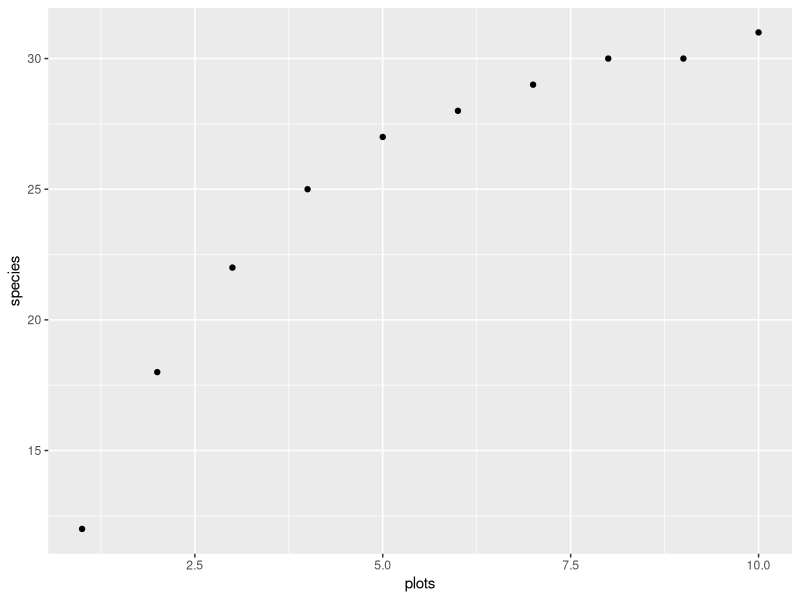
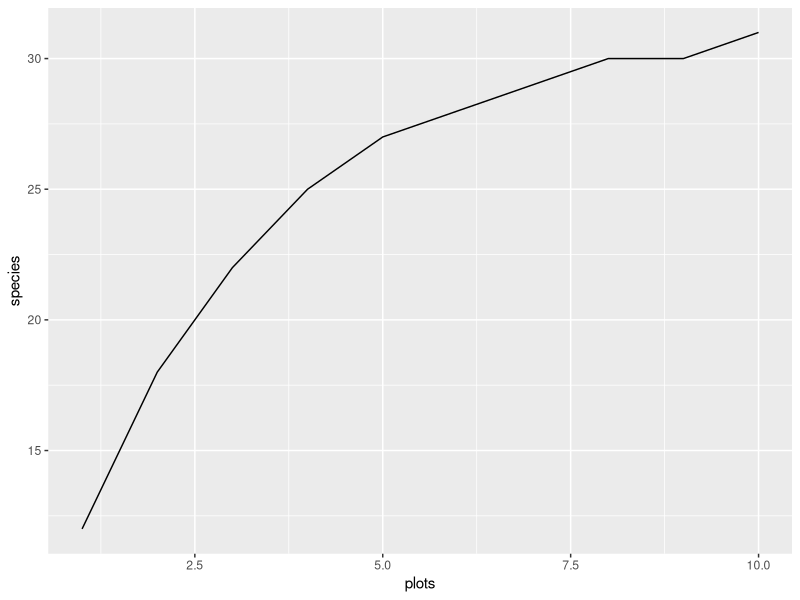
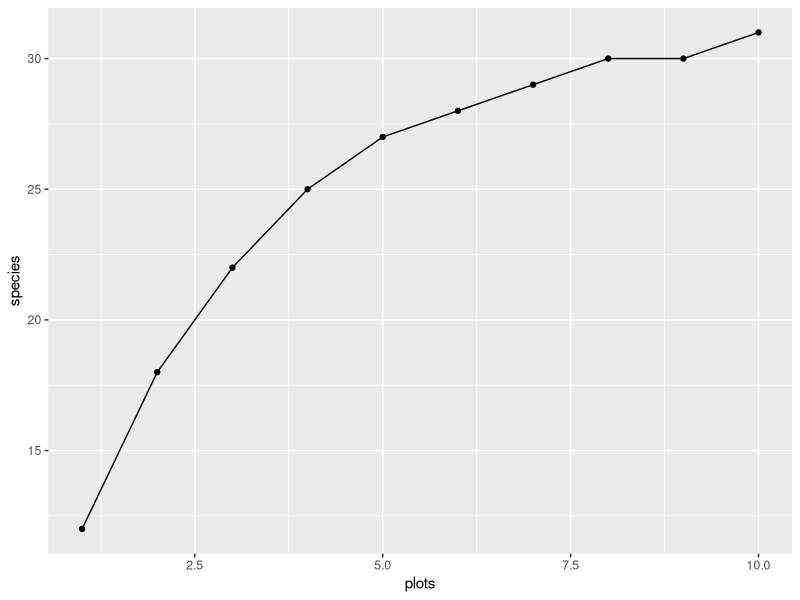
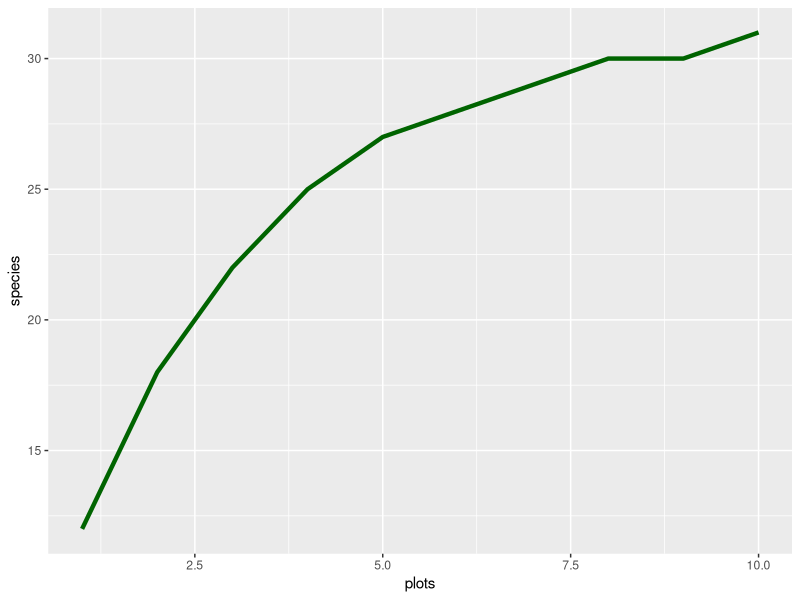
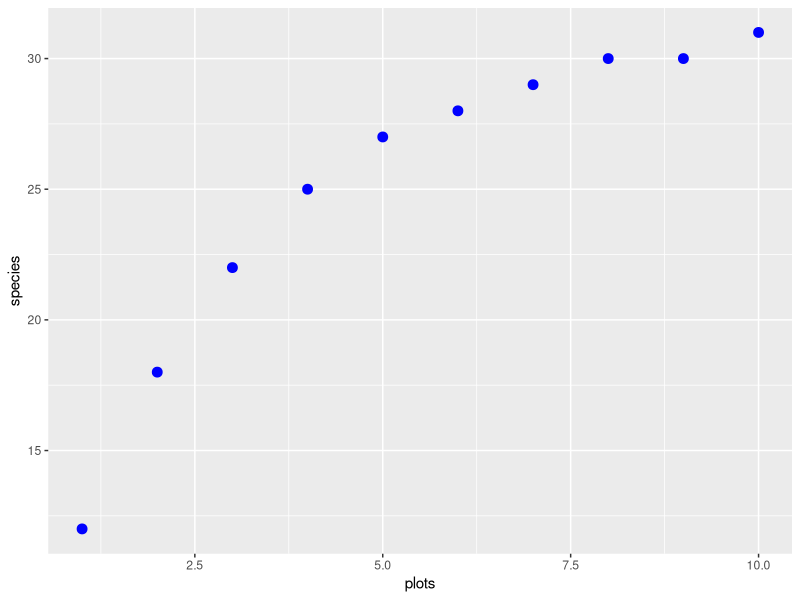
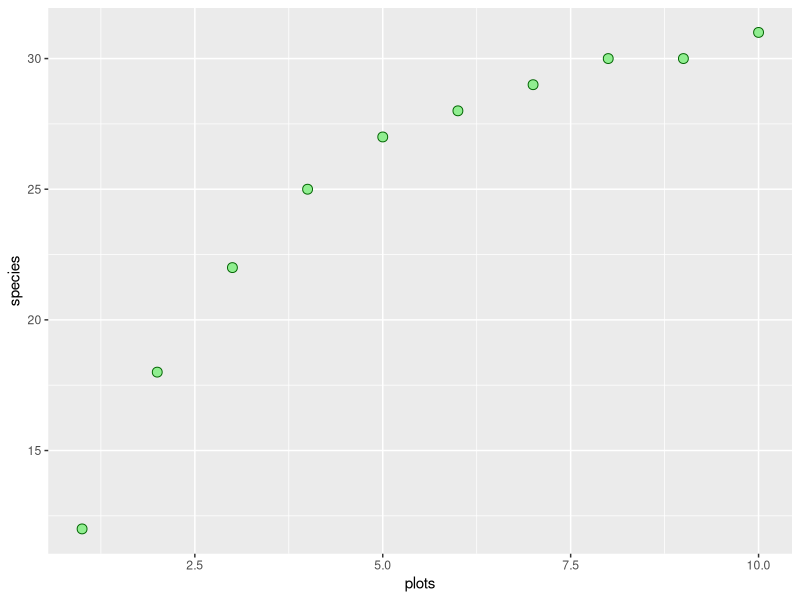
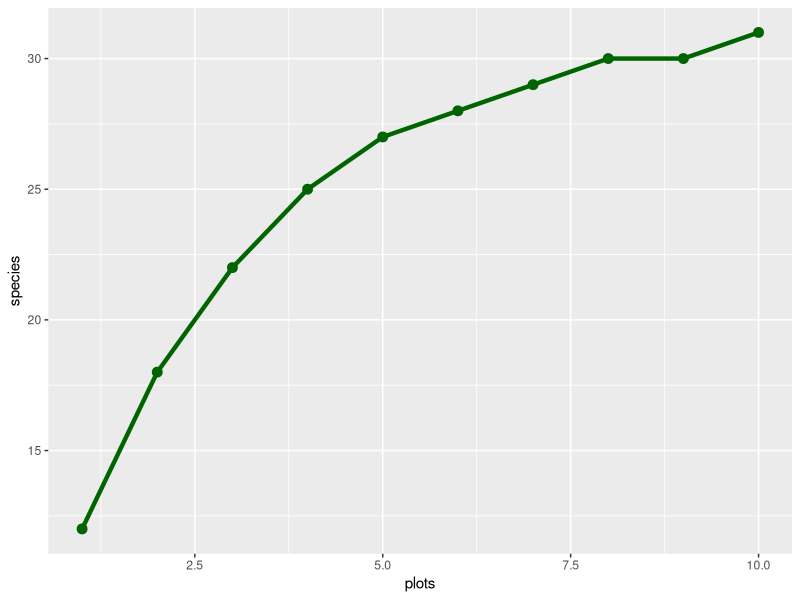
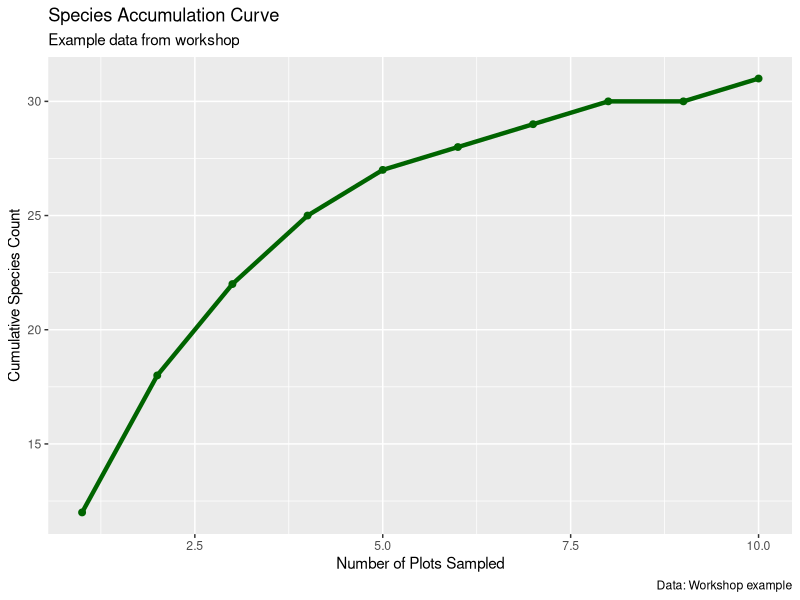

Source code (R) for these figures, in order:
## ---- chunk 1
knitr::opts_chunk$set(echo = TRUE, eval = TRUE, message = FALSE, warning = FALSE)
## ---- chunk 2
answer <- 42
print(answer)

my_age <- 25
print(my_age)

my_height <- 1.75
print(my_height)
## ---- chunk 3
my_name <- "Anna"
print(my_name)

species <- "Quercus robur"
print(species)

description <- "A tall oak tree in the forest"
print(description)
## ---- chunk 4
is_raining <- FALSE

five_greater_three <- 5 > 3
print(five_greater_three)

ten_equals_ten <- 10 == 10
print(ten_equals_ten)

oak_equals_Oak <- "oak" == "Oak"
print(oak_equals_Oak)  # FALSE - R is case-sensitive!
## ---- chunk 5
a <- 10
b <- 3

sum_ab <- a + b
print(sum_ab)

diff_ab <- a - b
print(diff_ab)

prod_ab <- a * b
print(prod_ab)

div_ab <- a / b
print(div_ab)

power_ab <- a ^ b
print(power_ab)

mod_ab <- a %% b
print(mod_ab)
## ---- chunk 6
species_count <- 0
print(species_count)

species_count <- species_count + 5
print(species_count)

species_count <- species_count + 3
print(species_count)

species_count <- species_count - 2
print(species_count)
## ---- chunk 7
name1_valid <- TRUE   # my_variable is valid
name2_valid <- TRUE   # myVariable is valid
name3_valid <- FALSE  # 2nd_species starts with number - invalid
name4_valid <- TRUE   # species.count is valid (dots allowed)
name5_valid <- FALSE  # species-count has hyphen - invalid
name6_valid <- FALSE  # _hidden starts with underscore - invalid
## ---- chunk 8
counts <- c(12, 8, 15, 6, 10)
print(counts)

heights <- c(10.5, 15.2, 8.3, 12.7)
print(heights)

favorites <- c(7, 42, 13, 3, 99)
print(favorites)

one_to_ten <- 1:10
print(one_to_ten)

five_to_fifteen <- 5:15
print(five_to_fifteen)
## ---- chunk 9
trees <- c("Oak", "Beech", "Pine", "Maple", "Birch")
print(trees)

my_plants <- c("Rose", "Tulip", "Daisy", "Lily")
print(my_plants)

german_trees <- c("Eiche", "Buche", "Kiefer", "Ahorn")
print(german_trees)
## ---- chunk 10
species <- c("Oak", "Beech", "Pine", "Maple", "Birch", "Ash", "Elm")

n_species <- length(species)
print(n_species)

values <- c(23, 45, 12, 67, 89, 34)

n_values <- length(values)
print(n_values)

class(species)
class(values)
class(TRUE)
## ---- chunk 11
species <- c("Oak", "Beech", "Pine", "Maple", "Birch")

first_species <- species[1]
print(first_species)

third_species <- species[3]
print(third_species)

last_species <- species[5]
print(last_species)

some_species <- species[c(1, 3)]
print(some_species)

middle_species <- species[2:4]
print(middle_species)

not_first <- species[-1]
print(not_first)
## ---- chunk 12
heights <- c(10, 15, 8, 12, 20)

heights_plus_2 <- heights + 2
print(heights_plus_2)

heights_cm <- heights * 100
print(heights_cm)

total_height <- sum(heights)
print(total_height)

avg_height <- mean(heights)
print(avg_height)

min_height <- min(heights)
print(min_height)

max_height <- max(heights)
print(max_height)

height_range <- range(heights)
print(height_range)
## ---- chunk 13
plot1 <- c("Oak", "Beech", "Pine")
plot2 <- c("Maple", "Birch")
plot3 <- c("Ash", "Elm", "Oak")

all_species <- c(plot1, plot2, plot3)
print(all_species)

n_observations <- length(all_species)
print(n_observations)

counts_morning <- c(3, 5, 2)
counts_afternoon <- c(4, 1, 6)

all_counts <- c(counts_morning, counts_afternoon)
print(all_counts)

total <- sum(all_counts)
print(total)
## ---- chunk 14
# Bug 1: Missing c() - FIXED
species <- c("Oak", "Beech", "Pine")

# Bug 2: Wrong brackets - FIXED (use [] not ())
first <- species[1]

# Bug 3: Missing quotes - FIXED
trees <- c("Oak", "Beech", "Pine")

# Bug 4: Wrong function - FIXED (use length() not size())
n <- length(species)

# Bug 5: Missing comma - FIXED
numbers <- c(1, 2, 3, 4, 5)
## ---- chunk 15
observations <- c("Oak", "Beech", "Oak", "Pine", "Beech", "Oak", "Maple")

n_obs <- length(observations)
print(n_obs)

unique_species <- unique(observations)
print(unique_species)

n_unique <- length(unique(observations))
print(n_unique)
## ---- chunk 16
oak_plots <- c(1, 3, 3, 5, 7, 7, 7, 9, 9)

n_records <- length(oak_plots)
print(n_records)

n_plots <- length(unique(oak_plots))
print(n_plots)

which_plots <- unique(oak_plots)
print(which_plots)
## ---- chunk 17
plot_A <- c("Oak", "Beech", "Pine", "Fern")
plot_B <- c("Beech", "Maple", "Oak", "Moss")
plot_C <- c("Pine", "Birch", "Oak", "Fern")

all_obs <- c(plot_A, plot_B, plot_C)
print(all_obs)

print(paste("Total observations:", length(all_obs)))

all_unique <- unique(all_obs)
print(all_unique)

richness <- length(all_unique)
print(paste("Species richness:", richness))
## ---- chunk 18
plot1 <- c("Oak", "Beech", "Pine")
plot2 <- c("Beech", "Maple", "Oak")
plot3 <- c("Pine", "Birch", "Oak")
plot4 <- c("Ash", "Beech", "Maple")
plot5 <- c("Elm", "Oak", "Pine")

after_1 <- length(unique(plot1))
print(paste("After plot 1:", after_1, "species"))

after_2 <- length(unique(c(plot1, plot2)))
print(paste("After plots 1-2:", after_2, "species"))

after_3 <- length(unique(c(plot1, plot2, plot3)))
print(paste("After plots 1-3:", after_3, "species"))

after_4 <- length(unique(c(plot1, plot2, plot3, plot4)))
print(paste("After plots 1-4:", after_4, "species"))

after_5 <- length(unique(c(plot1, plot2, plot3, plot4, plot5)))
print(paste("After plots 1-5:", after_5, "species"))

accumulation <- c(after_1, after_2, after_3, after_4, after_5)
print("Accumulation curve:")
print(accumulation)
## ---- chunk 19
already_found <- c("Oak", "Beech", "Pine")
new_plot <- c("Beech", "Maple", "Oak", "Birch")

new_species <- setdiff(new_plot, already_found)
print(new_species)

n_new <- length(new_species)
print(paste("New species found:", n_new))

already_found <- c(already_found, new_species)
print(already_found)

next_plot <- c("Oak", "Fern", "Maple", "Moss")
new_again <- setdiff(next_plot, already_found)
print(new_again)
## ---- chunk 20
morning_birds <- c("Robin", "Sparrow", "Blackbird", "Robin", "Tit", "Sparrow")
afternoon_birds <- c("Crow", "Sparrow", "Magpie", "Robin", "Finch")

morning_obs <- length(morning_birds)
print(paste("Morning observations:", morning_obs))

morning_species <- length(unique(morning_birds))
print(paste("Morning species:", morning_species))

afternoon_unique <- unique(afternoon_birds)
morning_unique <- unique(morning_birds)
new_afternoon <- setdiff(afternoon_unique, morning_unique)
print(paste("New in afternoon:", paste(new_afternoon, collapse = ", ")))

all_birds <- c(morning_birds, afternoon_birds)
total_species <- length(unique(all_birds))
print(paste("Total species today:", total_species))
## ---- chunk 21
plants <- data.frame(
  species = c("Quercus robur", "Fagus sylvatica", "Pinus sylvestris",
              "Betula pendula", "Acer pseudoplatanus"),
  common_name = c("Oak", "Beech", "Pine", "Birch", "Maple"),
  height_m = c(25, 30, 20, 18, 22),
  native = c(TRUE, TRUE, TRUE, TRUE, TRUE)
)

print(plants)

animals <- data.frame(
  name = c("Dog", "Cat", "Bird", "Fish"),
  legs = c(4, 4, 2, 0),
  can_fly = c(FALSE, FALSE, TRUE, FALSE)
)
print(animals)
## ---- chunk 22
n_rows <- nrow(plants)
print(paste("Number of rows:", n_rows))

n_cols <- ncol(plants)
print(paste("Number of columns:", n_cols))

dims <- dim(plants)
print(dims)

col_names <- names(plants)
print(col_names)

str(plants)
head(plants)
tail(plants)
summary(plants)
## ---- chunk 23
species_col <- plants$species
print(species_col)

heights <- plants$height_m
print(heights)

mean_height <- mean(plants$height_m)
print(paste("Mean height:", mean_height))

max_height <- max(plants$height_m)
print(paste("Tallest:", max_height, "m"))

native_col <- plants[["native"]]
print(native_col)

common_names <- plants[, "common_name"]
print(common_names)
## ---- chunk 24
first_plant <- plants[1, ]
print(first_plant)

third_plant <- plants[3, ]
print(third_plant)

some_plants <- plants[2:4, ]
print(some_plants)

beech_height <- plants[2, "height_m"]
print(paste("Beech height:", beech_height))

subset_data <- plants[1:3, c("species", "height_m")]
print(subset_data)
## ---- chunk 25
plants$diameter_cm <- c(80, 100, 60, 50, 70)
print(plants)

plants$height_ft <- plants$height_m * 3.281
print(plants)

plants$is_tall <- plants$height_m > 22
print(plants)

plants$size_class <- ifelse(plants$height_m > 24, "large",
                            ifelse(plants$height_m > 20, "medium", "small"))
print(plants)
## ---- chunk 26
df <- data.frame(
  name = c("Alice", "Bob", "Carol"),
  age = c(25, 30, 28),
  city = c("Vienna", "Graz", "Linz")
)

# Bug 1: Wrong symbol - FIXED (use $ not @)
ages <- df$age

# Bug 2: Missing comma - FIXED
first_row <- df[1, ]

# Bug 3: Column name needs quotes - FIXED
names_col <- df[, "name"]

# Bug 4: Row index out of bounds - FIXED (only 3 rows)
# fourth_person <- df[4, ]  # This would be NA
third_person <- df[3, ]

# Bug 5: Wrong function - FIXED (use nrow() not length())
n_people <- nrow(df)
## ---- chunk 27
for (i in 1:5) {
  print(i)
}

for (i in 1:10) {
  print(i)
}

for (i in 1:3) {
  print(paste("This is iteration number", i))
}

for (i in 5:1) {
  print(i)
}
## ---- chunk 28
species <- c("Oak", "Beech", "Pine", "Maple")

for (sp in species) {
  print(paste("Found:", sp))
}

heights <- c(10, 15, 8, 20, 12)

for (h in heights) {
  height_ft <- h * 3.281
  print(paste(h, "meters =", round(height_ft, 1), "feet"))
}

for (i in 1:length(species)) {
  print(paste("Species", i, "is", species[i]))
}
## ---- chunk 29
squares <- c()

for (i in 1:10) {
  squares[i] <- i^2
}
print(squares)

squares <- numeric(10)

for (i in 1:10) {
  squares[i] <- i^2
}
print(squares)

total <- 0
for (i in 1:100) {
  total <- total + i
}
print(paste("Sum of 1 to 100:", total))
## ---- chunk 30
numbers <- c(3, 7, 2, 9, 4, 6, 8, 1, 5)

count_above_5 <- 0
for (n in numbers) {
  if (n > 5) {
    count_above_5 <- count_above_5 + 1
  }
}
print(paste("Numbers above 5:", count_above_5))

for (n in numbers) {
  if (n > 5) {
    print(paste(n, "is HIGH"))
  } else {
    print(paste(n, "is LOW"))
  }
}

high_numbers <- c()
for (n in numbers) {
  if (n > 5) {
    high_numbers <- c(high_numbers, n)
  }
}
print(high_numbers)
## ---- chunk 31
for (i in 1:3) {
  for (j in 1:3) {
    result <- i * j
    print(paste(i, "x", j, "=", result))
  }
}

matrix_result <- matrix(0, nrow = 4, ncol = 4)

for (row in 1:4) {
  for (col in 1:4) {
    matrix_result[row, col] <- row * col
  }
}
print(matrix_result)
## ---- chunk 32
plot_species <- list(
  c("Oak", "Beech", "Pine"),
  c("Beech", "Maple", "Birch", "Pine"),
  c("Oak", "Linden", "Beech"),
  c("Spruce", "Pine", "Oak"),
  c("Maple", "Ash", "Beech", "Elm")
)

found_species <- c()
accumulation <- numeric(5)

for (i in 1:5) {
  current_species <- plot_species[[i]]
  new_species <- setdiff(current_species, found_species)
  found_species <- c(found_species, new_species)
  accumulation[i] <- length(found_species)

  print(paste("Plot", i,
              "- New:", length(new_species),
              "- Total:", accumulation[i]))
}

print("Final accumulation curve:")
print(accumulation)
## ---- chunk 33
x <- 10

x == 10
x == 5

x != 5
x != 10  # FALSE

x > 5    # TRUE
x > 15   # FALSE

x < 15   # TRUE
x < 5    # FALSE

x >= 10  # TRUE
x >= 11  # FALSE

x <= 10  # TRUE
x <= 9   # FALSE
## ---- chunk 34
heights <- c(10, 25, 15, 30, 8, 22, 18)

tall_mask <- heights > 20
print(tall_mask)

tall_heights <- heights[tall_mask]
print(tall_heights)

medium_mask <- heights >= 15 & heights <= 25
medium_heights <- heights[medium_mask]
print(medium_heights)

n_tall <- sum(heights > 20)
print(paste("Tall trees:", n_tall))
## ---- chunk 35
flora <- data.frame(
  species = c("Fagus sylvatica", "Impatiens glandulifera",
              "Quercus robur", "Solidago canadensis",
              "Pinus sylvestris", "Reynoutria japonica"),
  status = c("native", "neo", "native", "neo", "native", "neo"),
  n_plots = c(450, 120, 380, 95, 200, 45),
  cover = c(45, 15, 35, 20, 30, 25)
)

print(flora)

native_only <- flora[flora$status == "native", ]
print(native_only)

alien_only <- flora[flora$status == "neo", ]
print(alien_only)

common <- flora[flora$n_plots > 100, ]
print(common)

rare_aliens <- flora[flora$status == "neo" & flora$n_plots < 100, ]
print(rare_aliens)
## ---- chunk 36
native <- subset(flora, status == "native")
print(native)

common_aliens <- subset(flora, status == "neo" & n_plots > 50)
print(common_aliens)

high_cover <- subset(flora, cover >= 25)
print(high_cover)

names_only <- subset(flora, status == "native", select = c(species, n_plots))
print(names_only)
## ---- chunk 37
n_native <- nrow(flora[flora$status == "native", ])
n_alien <- nrow(flora[flora$status == "neo", ])
print(paste("Native species:", n_native))
print(paste("Alien species:", n_alien))

mean_plots_native <- mean(flora$n_plots[flora$status == "native"])
mean_plots_alien <- mean(flora$n_plots[flora$status == "neo"])
print(paste("Mean plots (native):", mean_plots_native))
print(paste("Mean plots (alien):", mean_plots_alien))

status_counts <- table(flora$status)
print(status_counts)

total_native_plots <- sum(flora$n_plots[flora$status == "native"])
total_alien_plots <- sum(flora$n_plots[flora$status == "neo"])
print(paste("Total plot occurrences - Native:", total_native_plots,
            "Alien:", total_alien_plots))
## ---- chunk 38
native_and_common <- flora$status == "native" & flora$n_plots > 200
flora[native_and_common, ]

rare_or_alien <- flora$n_plots < 100 | flora$status == "neo"
flora[rare_or_alien, ]

complex_filter <- (flora$status == "native" & flora$n_plots > 300) |
                  (flora$status == "neo" & flora$cover > 20)
flora[complex_filter, ]

not_native <- flora[!flora$status == "native", ]
print(not_native)

also_not_native <- flora[flora$status != "native", ]
print(also_not_native)
## ---- chunk 39
point_a <- c(x = 0, y = 0)
point_b <- c(x = 3, y = 4)

x_diff <- point_b["x"] - point_a["x"]
y_diff <- point_b["y"] - point_a["y"]

x_squared <- x_diff^2
y_squared <- y_diff^2

sum_squares <- x_squared + y_squared
distance <- sqrt(sum_squares)

print(paste("Distance:", distance))

distance_oneline <- sqrt((point_b["x"] - point_a["x"])^2 +
                          (point_b["y"] - point_a["y"])^2)
print(distance_oneline)
## ---- chunk 40
current <- c(x = 100, y = 100)

candidates <- data.frame(
  plot_id = c("A", "B", "C", "D"),
  x = c(110, 95, 150, 102),
  y = c(105, 90, 120, 98)
)

candidates$distance <- sqrt(
  (candidates$x - current["x"])^2 +
  (candidates$y - current["y"])^2
)

print(candidates)

nearest_distance <- min(candidates$distance)
print(paste("Nearest distance:", round(nearest_distance, 2)))
## ---- chunk 41
nearest_idx <- which.min(candidates$distance)
print(paste("Nearest is at position:", nearest_idx))

nearest_plot <- candidates$plot_id[nearest_idx]
print(paste("Nearest plot:", nearest_plot))

nearest_row <- candidates[nearest_idx, ]
print(nearest_row)

farthest_idx <- which.max(candidates$distance)
farthest_plot <- candidates$plot_id[farthest_idx]
print(paste("Farthest plot:", farthest_plot))
## ---- chunk 42
calc_distance <- function(x1, y1, x2, y2) {
  sqrt((x2 - x1)^2 + (y2 - y1)^2)
}

d1 <- calc_distance(0, 0, 3, 4)
print(d1)

d2 <- calc_distance(100, 100, 110, 105)
print(round(d2, 2))

for (i in 1:nrow(candidates)) {
  d <- calc_distance(current["x"], current["y"],
                     candidates$x[i], candidates$y[i])
  print(paste("Distance to", candidates$plot_id[i], ":", round(d, 2)))
}
## ---- chunk 43
plots <- data.frame(
  id = 1:6,
  x = c(0, 5, 3, 8, 10, 7),
  y = c(0, 2, 6, 1, 5, 8)
)

visited <- rep(FALSE, 6)
visit_order <- c()

current_idx <- 1

for (step in 1:6) {
  visited[current_idx] <- TRUE
  visit_order <- c(visit_order, plots$id[current_idx])

  print(paste("Step", step, ": Visiting plot", plots$id[current_idx]))

  if (step < 6) {
    distances <- calc_distance(
      plots$x[current_idx], plots$y[current_idx],
      plots$x, plots$y
    )

    distances[visited] <- Inf
    current_idx <- which.min(distances)
  }
}

print("Visit order:")
print(visit_order)
## ---- chunk 44
new_per_plot <- c(5, 3, 2, 1, 1)

cumulative <- cumsum(new_per_plot)
print(cumulative)

daily_finds <- c(10, 5, 3, 2, 2, 1, 1, 0, 1, 0)
daily_cumulative <- cumsum(daily_finds)
print(daily_cumulative)
## ---- chunk 45
new_species <- c(15, 8, 5, 3, 2, 2, 1, 1, 0, 1)

cumulative_manual <- numeric(length(new_species))
running_total <- 0

for (i in 1:length(new_species)) {
  running_total <- running_total + new_species[i]
  cumulative_manual[i] <- running_total
}

print(cumulative_manual)
print(cumsum(new_species))
## ---- chunk 46
new_species <- c(15, 8, 5, 4, 3, 2, 2, 1, 1, 1, 0, 1, 0, 0, 1, 0, 0, 0, 1, 0)
cumulative <- cumsum(new_species)

print("Cumulative curve:")
print(cumulative)

total <- cumulative[length(cumulative)]
print(paste("Total species:", total))

after_5 <- cumulative[5]
print(paste("After 5 plots:", after_5))

after_10 <- cumulative[10]
print(paste("After 10 plots:", after_10))

new_in_last_5 <- sum(new_species[16:20])
print(paste("New in last 5 plots:", new_in_last_5))

plot_at_30 <- which(cumulative >= 30)[1]
print(paste("Reached 30 species at plot:", plot_at_30))

threshold_90 <- total * 0.9
plot_at_90pct <- which(cumulative >= threshold_90)[1]
print(paste("Reached 90% at plot:", plot_at_90pct))
## ---- chunk 47
native_new <- c(20, 12, 8, 6, 5, 4, 3, 2, 2, 1, 1, 1, 0, 1, 0)
alien_new <- c(5, 3, 3, 2, 2, 2, 1, 1, 1, 1, 1, 1, 1, 1, 1)

native_cumul <- cumsum(native_new)
alien_cumul <- cumsum(alien_new)

print("Native accumulation:")
print(native_cumul)

print("Alien accumulation:")
print(alien_cumul)

print(paste("Native total:", max(native_cumul)))
print(paste("Alien total:", max(alien_cumul)))

native_pct_5 <- round(100 * native_cumul[5] / max(native_cumul))
alien_pct_5 <- round(100 * alien_cumul[5] / max(alien_cumul))

print(paste("Native: after 5 plots found", native_pct_5, "% of total"))
print(paste("Alien: after 5 plots found", alien_pct_5, "% of total"))
## ---- chunk 48
double_it <- function(x) {
  result <- x * 2
  return(result)
}

double_it(5)
double_it(100)

triple_it <- function(x) {
  result <- x * 3
  return(result)
}

triple_it(5)
triple_it(7)

add_numbers <- function(a, b) {
  result <- a + b
  return(result)
}

add_numbers(3, 7)
add_numbers(10, 25)
## ---- chunk 49
greet <- function(name, language = "en") {
  if (language == "en") {
    message <- paste("Hello,", name)
  } else if (language == "de") {
    message <- paste("Hallo,", name)
  } else {
    message <- paste("Hi,", name)
  }
  return(message)
}

greet("Anna")
greet("Max", "de")
greet("Pierre", "fr")

calc_percent <- function(part, total, decimals = 1) {
  pct <- (part / total) * 100
  return(round(pct, decimals))
}

calc_percent(25, 100)
calc_percent(1, 3)
calc_percent(1, 3, 0)
calc_percent(1, 3, 3)

found <- 45
total_possible <- 120
richness_pct <- calc_percent(found, total_possible)
print(paste("Found", richness_pct, "% of species"))
## ---- chunk 50
summarize_vector <- function(x) {
  result <- list(
    n = length(x),
    total = sum(x),
    average = mean(x),
    minimum = min(x),
    maximum = max(x)
  )
  return(result)
}

heights <- c(25, 30, 18, 22, 35, 28)
summary_stats <- summarize_vector(heights)

print(summary_stats$n)
print(summary_stats$average)
print(summary_stats$maximum)

summarize_species <- function(species_vector) {
  return(list(
    total_observations = length(species_vector),
    unique_species = length(unique(species_vector)),
    most_common = names(sort(table(species_vector), decreasing = TRUE)[1])
  ))
}

obs <- c("Oak", "Beech", "Oak", "Pine", "Oak", "Beech", "Maple")
species_summary <- summarize_species(obs)

print(species_summary$total_observations)
print(species_summary$unique_species)
print(species_summary$most_common)
## ---- chunk 51
count_unique_species <- function(species_list) {
  all_species <- unlist(species_list)
  unique_count <- length(unique(all_species))
  return(unique_count)
}

test_plots <- list(
  c("A", "B", "C"),
  c("B", "D"),
  c("A", "E", "F")
)

count_unique_species(test_plots)

build_simple_accumulation <- function(plot_species_list) {
  n_plots <- length(plot_species_list)
  accumulation <- numeric(n_plots)
  found <- c()

  for (i in 1:n_plots) {
    current_plot <- plot_species_list[[i]]
    new_species <- setdiff(current_plot, found)
    found <- c(found, new_species)
    accumulation[i] <- length(found)
  }

  return(accumulation)
}

curve <- build_simple_accumulation(test_plots)
print(curve)
## ---- chunk 52
calc_distance <- function(x1, y1, x2, y2) {
  sqrt((x2 - x1)^2 + (y2 - y1)^2)
}

calc_distance(0, 0, 3, 4)
calc_distance(0, 0, 1, 1)
calc_distance(10, 10, 10, 10)

find_nearest <- function(current_x, current_y, all_x, all_y, visited) {
  distances <- calc_distance(current_x, current_y, all_x, all_y)
  distances[visited] <- Inf
  return(which.min(distances))
}

xs <- c(0, 5, 3, 8, 2)
ys <- c(0, 2, 6, 1, 1)
visited <- c(TRUE, FALSE, FALSE, FALSE, FALSE)

find_nearest(0, 0, xs, ys, visited)
## ---- chunk 53
# Bug 1: FIXED - added return statement
square <- function(x) {
  result <- x^2
  return(result)
}

# Bug 2: FIXED - use == not =
is_positive <- function(x) {
  if (x == 0) {
    return(FALSE)
  }
  return(x > 0)
}

# Bug 3: FIXED - use correct argument names
multiply <- function(a, b) {
  return(a * b)
}

# Bug 4: FIXED - added function keyword
add_one <- function(x) {
  return(x + 1)
}

# Bug 5: FIXED - added closing brace
subtract <- function(a, b) {
  result <- a - b
  return(result)
}
## ---- chunk 54
library(ggplot2)

curve_data <- data.frame(
  plots = 1:10,
  species = c(12, 18, 22, 25, 27, 28, 29, 30, 30, 31)
)

ggplot(curve_data, aes(x = plots, y = species)) +
  geom_point()

ggplot(curve_data, aes(x = plots, y = species)) +
  geom_line()

ggplot(curve_data, aes(x = plots, y = species)) +
  geom_line() +
  geom_point()
## ---- chunk 55
ggplot(curve_data, aes(x = plots, y = species)) +
  geom_line(color = "darkgreen", linewidth = 1.5)

ggplot(curve_data, aes(x = plots, y = species)) +
  geom_point(color = "blue", size = 3)

ggplot(curve_data, aes(x = plots, y = species)) +
  geom_point(shape = 21, fill = "lightgreen", color = "darkgreen", size = 3)

ggplot(curve_data, aes(x = plots, y = species)) +
  geom_line(color = "darkgreen", linewidth = 1.5) +
  geom_point(color = "darkgreen", size = 3)
## ---- chunk 56
ggplot(curve_data, aes(x = plots, y = species)) +
  geom_line(color = "darkgreen", linewidth = 1.5) +
  geom_point(color = "darkgreen", size = 2) +
  labs(
    title = "Species Accumulation Curve",
    subtitle = "Example data from workshop",
    x = "Number of Plots Sampled",
    y = "Cumulative Species Count",
    caption = "Data: Workshop example"
  )

ggplot(curve_data, aes(x = plots, y = species)) +
  geom_line(color = "darkgreen", linewidth = 1.5) +
  labs(
    title = "Species Accumulation Curve",
    x = "Number of Plots",
    y = "Cumulative Species"
  ) +
  theme_minimal()
## ---- chunk 57
comparison <- data.frame(
  plots = rep(1:10, 2),
  species = c(
    c(30, 42, 50, 55, 58, 60, 61, 62, 62, 63),
    c(8, 12, 15, 17, 18, 19, 20, 20, 21, 21)
  ),
  status = rep(c("Native", "Alien"), each = 10)
)

ggplot(comparison, aes(x = plots, y = species, color = status)) +
  geom_line(linewidth = 1.2) +
  labs(
    title = "Native vs Alien Accumulation",
    x = "Plots",
    y = "Species"
  )

ggplot(comparison, aes(x = plots, y = species, color = status)) +
  geom_line(linewidth = 1.2) +
  scale_color_manual(values = c("Native" = "darkgreen", "Alien" = "red")) +
  labs(
    title = "Native vs Alien Accumulation",
    x = "Number of Plots",
    y = "Cumulative Species",
    color = "Status"
  ) +
  theme_minimal()

ggplot(comparison, aes(x = plots, y = species, color = status)) +
  geom_line(linewidth = 1.2) +
  scale_color_manual(values = c("Native" = "darkgreen", "Alien" = "red")) +
  theme_minimal() +
  theme(legend.position = "bottom")
## ---- chunk 58
my_plot <- ggplot(curve_data, aes(x = plots, y = species)) +
  geom_line(color = "darkgreen", linewidth = 1.5) +
  geom_point(color = "darkgreen", size = 3) +
  labs(
    title = "Species Accumulation",
    x = "Plots Sampled",
    y = "Cumulative Species"
  ) +
  theme_minimal()

print(my_plot)
## ---- chunk 59
ci_data <- data.frame(
  plots = 1:15,
  mean_species = cumsum(c(20, 8, 5, 4, 3, 2, 2, 1, 1, 1, 1, 0, 1, 0, 1)),
  lower = cumsum(c(18, 6, 4, 3, 2, 1, 1, 0, 0, 0, 0, 0, 0, 0, 0)),
  upper = cumsum(c(22, 10, 6, 5, 4, 3, 3, 2, 2, 2, 2, 1, 2, 1, 2))
)

ggplot(ci_data, aes(x = plots)) +
  geom_ribbon(aes(ymin = lower, ymax = upper),
              fill = "darkgreen", alpha = 0.3) +
  geom_line(aes(y = mean_species), color = "darkgreen", linewidth = 1.2) +
  labs(
    title = "Accumulation Curve with Confidence Interval",
    x = "Plots Sampled",
    y = "Cumulative Species"
  ) +
  theme_minimal()
## ---- chunk 60
native_data <- data.frame(
  plots = 1:15,
  mean = cumsum(c(25, 12, 8, 5, 4, 3, 2, 2, 1, 1, 1, 1, 0, 1, 0)),
  lower = cumsum(c(22, 10, 6, 4, 3, 2, 1, 1, 0, 0, 0, 0, 0, 0, 0)),
  upper = cumsum(c(28, 14, 10, 6, 5, 4, 3, 3, 2, 2, 2, 2, 1, 2, 1)),
  status = "Native"
)

alien_data <- data.frame(
  plots = 1:15,
  mean = cumsum(c(6, 4, 3, 2, 2, 2, 1, 1, 1, 1, 1, 1, 0, 1, 0)),
  lower = cumsum(c(5, 3, 2, 1, 1, 1, 0, 0, 0, 0, 0, 0, 0, 0, 0)),
  upper = cumsum(c(7, 5, 4, 3, 3, 3, 2, 2, 2, 2, 2, 2, 1, 2, 1)),
  status = "Alien"
)

both <- rbind(native_data, alien_data)

ggplot(both, aes(x = plots, fill = status, color = status)) +
  geom_ribbon(aes(ymin = lower, ymax = upper), alpha = 0.3) +
  geom_line(aes(y = mean), linewidth = 1.2) +
  scale_fill_manual(values = c("Native" = "darkgreen", "Alien" = "red")) +
  scale_color_manual(values = c("Native" = "darkgreen", "Alien" = "red")) +
  labs(
    title = "Species Accumulation: Native vs Alien",
    subtitle = "Shaded area shows 95% confidence interval",
    x = "Plots Sampled",
    y = "Cumulative Species"
  ) +
  theme_minimal() +
  theme(legend.position = "bottom")
## ---- chunk 61
set.seed(42)
n_runs <- 5
n_plots <- 10

runs <- matrix(NA, nrow = n_runs, ncol = n_plots)

for (r in 1:n_runs) {
  new_per_plot <- c(20, rpois(n_plots - 1, lambda = 3))
  runs[r, ] <- cumsum(new_per_plot)
}

print(runs)

mean_curve <- apply(runs, 2, mean)

lower_curve <- apply(runs, 2, function(x) quantile(x, 0.025))
upper_curve <- apply(runs, 2, function(x) quantile(x, 0.975))

summary_df <- data.frame(
  plots = 1:n_plots,
  mean = mean_curve,
  lower = lower_curve,
  upper = upper_curve
)

print(summary_df)

ggplot(summary_df, aes(x = plots)) +
  geom_ribbon(aes(ymin = lower, ymax = upper),
              fill = "steelblue", alpha = 0.3) +
  geom_line(aes(y = mean), color = "steelblue", linewidth = 1.2) +
  labs(
    title = "Mean Accumulation Curve with 95% CI",
    subtitle = paste("Based on", n_runs, "simulation runs"),
    x = "Plots",
    y = "Species"
  ) +
  theme_minimal()
## ---- chunk 62
regions_data <- data.frame(
  plots = rep(1:10, 3),
  species = c(
    cumsum(c(25, 10, 6, 4, 3, 2, 2, 1, 1, 1)),
    cumsum(c(20, 8, 5, 3, 2, 2, 1, 1, 1, 0)),
    cumsum(c(15, 7, 5, 4, 3, 2, 2, 1, 1, 1))
  ),
  region = rep(c("Alps", "Lowland", "Urban"), each = 10)
)

ggplot(regions_data, aes(x = plots, y = species)) +
  geom_line(color = "darkgreen", linewidth = 1.2) +
  facet_wrap(~ region) +
  labs(
    title = "Accumulation by Region",
    x = "Plots",
    y = "Species"
  ) +
  theme_minimal()

ggplot(regions_data, aes(x = plots, y = species)) +
  geom_line(color = "darkgreen", linewidth = 1.2) +
  facet_wrap(~ region, scales = "free_y") +
  theme_minimal()
